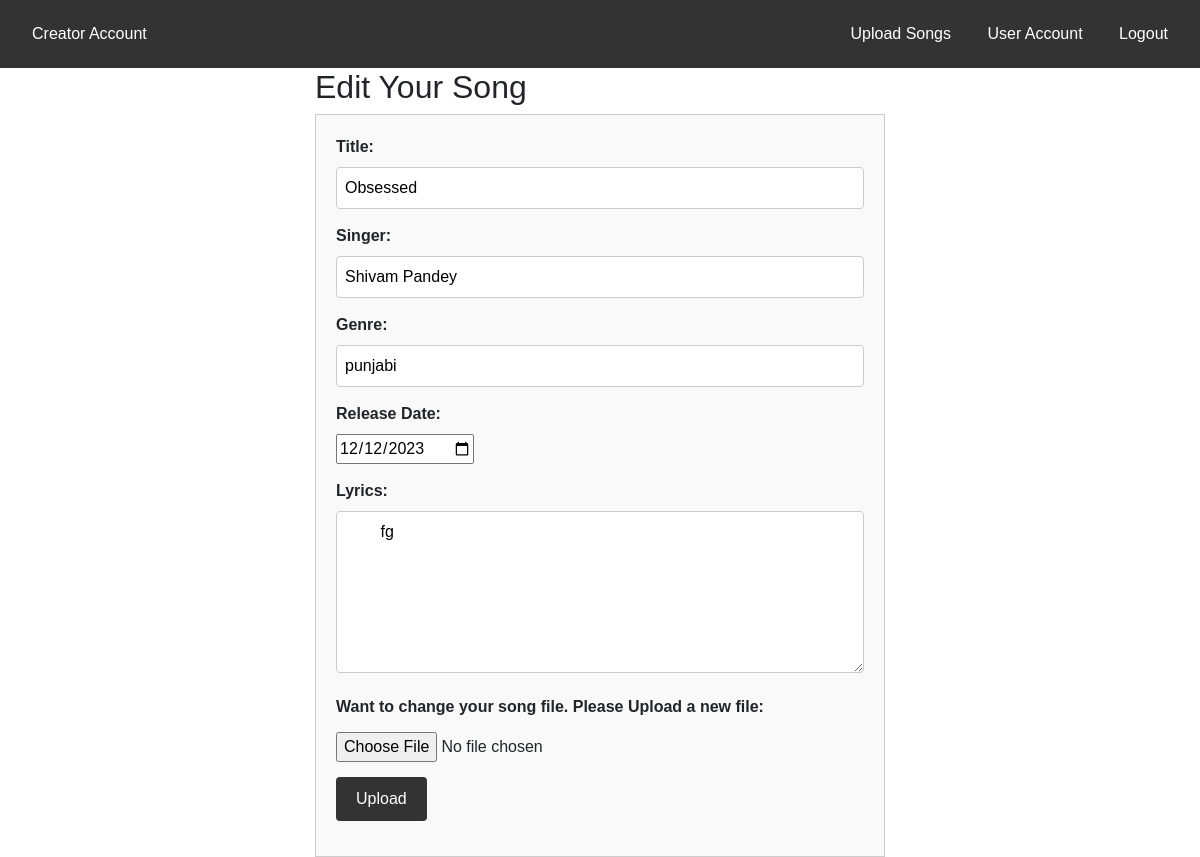
The page /song/edit/7/7 on the database its author committed.
### app.py (models this page shows)
class songs(db.Model):
    id = db.Column(db.Integer, primary_key=True, autoincrement=True)
    songname = db.Column(db.String(100), unique=True, nullable=False)
    releasedate = db.Column(Date)
    lyrics = db.Column(db.Text)
    singer= db.Column(db.String(100))
    uploadedby = db.Column(db.Integer , nullable = False)
    filename = db.Column(db.String(100), nullable=False)
    genre = db.Column(db.String(100), nullable=False)
    averagerating = db.Column(db.Integer , default =0)
    ratingcount = db.Column(db.Integer, default =0 )
    is_active = db.Column(db.Integer, default=1)

### app.py (the view, shortened to what this page needs)
@app.route('/song/edit/<id>/<userid>',methods=['GET', 'POST'])
def editsong(id, userid):
    if request.method =='GET':
        song = songs.query.filter_by(id=id).first()
        if song:
            return render_template('/creator/editsong.html' , song = song , userid = userid , id = id )
        return "No songs"

### templates/creator/editsong.html (shortened to what this page needs)
<!DOCTYPE html>
<html lang="en">
<head>
  <link rel="stylesheet" href="https://maxcdn.bootstrapcdn.com/bootstrap/4.5.2/css/bootstrap.min.css">
    <link rel="stylesheet" href="https://maxcdn.bootstrapcdn.com/bootstrap/4.5.2/css/bootstrap.min.css">
    <link rel="stylesheet" href="https://cdnjs.cloudflare.com/ajax/libs/font-awesome/5.15.4/css/all.min.css">
</head>
<body>
<div class="navbar">
  <a href="{{ url_for('creator_home', userid=userid) }}" class="creator-account">Creator Account</a>
  <div class="other-links">
    <a href="{{ url_for('uploadsong', userid=userid) }}">Upload Songs</a>
    <a href="{{url_for('user_home' , userid = userid , page =1)}}">User Account</a>
    <a href="{{ url_for('user_login') }}" >Logout</a>
  </div>
</div>
<div class="container">
  <h2>Edit Your Song</h2>
  <form  method="post" enctype="multipart/form-data">
    <div class="form-group">
      <label for="title">Title:</label>
      <input type="text" id="title" name="title"  value = "{{song.songname}}" required>
    </div>
    <div class="form-group">
      <label for="singer">Singer:</label>
      <input type="text" id="singer" name="singer" value = '{{song.singer}}' required>
    </div>
    <div class="form-group">
      <label for="genre">Genre:</label>
      <input type="text" id="genre" name="genre" value = '{{song.genre}}' required>
    </div>
    <div class="form-group">
      <label for="releaseDate">Release Date:</label>
      <input type="date" id="releaseDate" name="releaseDate"  value = {{song.releasedate}} required>
    </div>
    <div class="form-group">
      <label for="lyrics">Lyrics:</label>
      <textarea id="lyrics" name="lyrics" rows="6"  >
        {{song.lyrics}}
      </textarea>
    </div>
    <div class="form-group">
      <label for="mp3File">Want to change your song file. Please Upload a new file:</label>
      <input type="file" id="mp3File" name="file" accept="audio/mp3" >
    </div>
    <div class="form-group">
      <input type="submit" value="Upload">
    </div>
  </form>
</div>
</body>
</html>

### templates/creator/editsong.html (style rules this page uses)
body { font-family: Arial, sans-serif; }
.navbar { overflow: hidden; background-color: #333; }
.navbar a { display: inline-block; color: white; text-align: center; padding: 14px 16px; text-decoration: none; }
.container { max-width: 600px; margin: 0 auto; }
form { padding: 20px; border: 1px solid #ccc; background-color: #f9f9f9; }
.form-group { margin-bottom: 15px; }
label { display: block; font-weight: bold; }
input[type="text"], textarea { width: 100%; padding: 8px; border: 1px solid #ccc; border-radius: 4px; resize: vertical; }
input[type="file"] { margin-top: 5px; }
input[type="submit"] { background-color: #333; color: white; padding: 10px 20px; border: none; border-radius: 4px; cursor: pointer; }
.creator-account { float: left; }
.other-links { float: right; }

### rows shown on the page
songs: title "Obsessed", singer "Shivam Pandey", genre "punjabi", releaseDate "12/12/2023", lyrics "fg"
